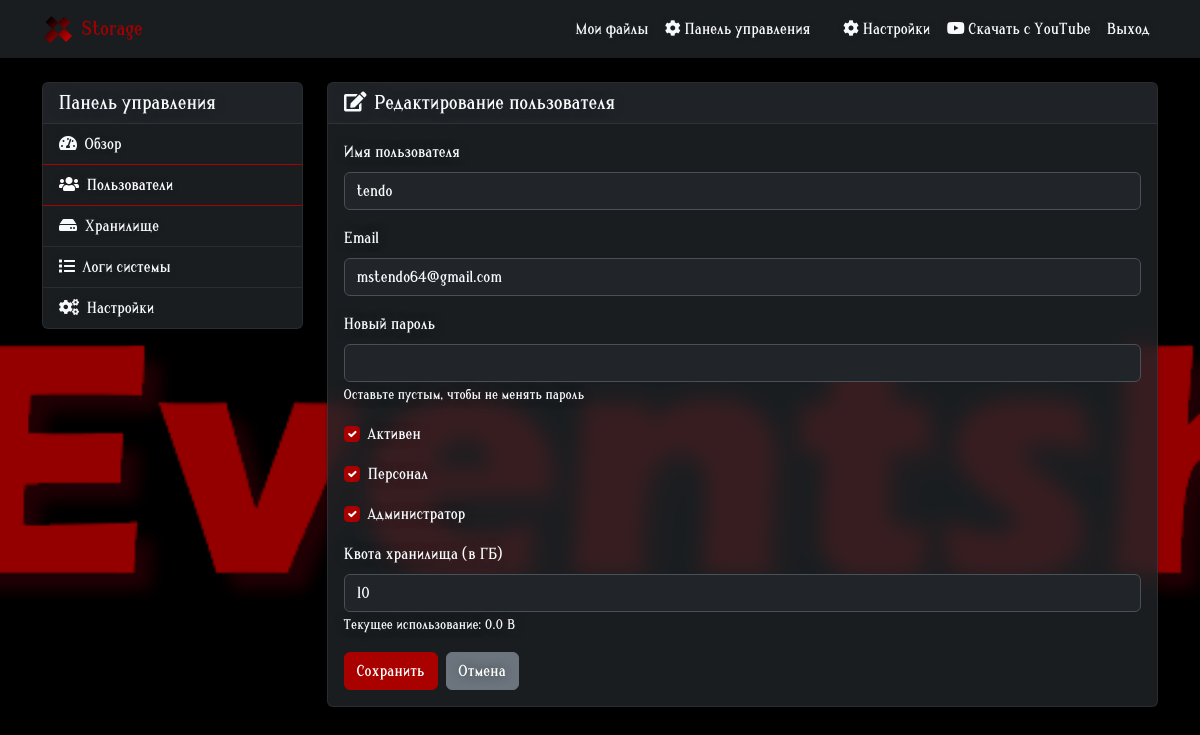
Page /esadmin/users/2/edit/ (signed in) on the committed database.
### eventshock_auth/models.py (models this page shows, shortened)
class SystemSettings(models.Model):
    site_name = models.CharField(max_length=100, default='eStorage')
    site_logo = models.ImageField(upload_to='system/logo/', null=True, blank=True)
    site_name_color = models.CharField(max_length=7, default='#ffffff', help_text='HEX color code')
    class Meta:
        verbose_name = 'System Settings'
        verbose_name_plural = 'System Settings'
    @classmethod
    def get_settings(cls):
        settings, _ = cls.objects.get_or_create(pk=1)
        return settings

class UserProfile(models.Model):
    user = models.OneToOneField(User, on_delete=models.CASCADE)
    is_oauth_user = models.BooleanField(default=False)
    avatar = models.ImageField(upload_to='avatars/', null=True, blank=True)
    theme = models.CharField(max_length=20, choices=[
        ('light', 'Светлая'),
        ('dark', 'Темная'),
        ('auto', 'Системная')
    ], default='light')
    language = models.CharField(max_length=2, default='ru', choices=[
        ('ru', 'Русский'),
        ('en', 'English'),
        ('ja', '日本語')
    ])
    developer_mode = models.BooleanField(default=False)
    storage_quota = models.BigIntegerField(default=10737418240)  # 10 GB в айтах
    background_image = models.ImageField(upload_to='backgrounds/', null=True, blank=True)
    accent_color = models.CharField(max_length=7, default='#0d6efd',  # Bootstrap primary color
                                  help_text='HEX color code')
    navbar_opacity = models.FloatField(default=1.0)  # Прозрачность навбара
    container_opacity = models.FloatField(default=1.0)  # Прозрачность контейнера
    navbar_color = models.CharField(max_length=7, default='#212529')  # Цвет навбара
    container_color = models.CharField(max_length=7, default='#f8f9fa')  # Цвет контейнеров
    custom_text_color = models.BooleanField(default=False)
    text_color = models.CharField(max_length=7, default='#000000',
                                help_text='HEX color code')
    custom_font = models.FileField(
        upload_to='fonts/',
        null=True,
        blank=True,
        help_text='Поддерживаемые форматы: .ttf, .otf, .woff, .woff2'
    )
    font_family_name = models.CharField(
        max_length=100,
        null=True,
        blank=True,
        help_text='Название шрифта для CSS'
    )
    font_format = models.CharField(
        max_length=20,
        null=True,
        blank=True,
        help_text='Формат шрифта для CSS (truetype, opentype, woff, woff2)'
    )
    def get_used_storage(self):
        from django.db.models import Sum
        from storage.models import UserFile
        total = UserFile.objects.filter(user=self.user).aggregate(
            total=Sum('file_size'))['total'] or 0
        return total
    def format_size(self, size):
        for unit in ['B', 'KB', 'MB', 'GB', 'TB']:
            if size < 1024:
                return f"{size:.1f} {unit}"
            size /= 1024
    def get_used_storage_formatted(self):
        return self.format_size(self.get_used_storage())
    def accent_color_rgb(self):
        color = self.accent_color.lstrip('#')
        return f"{int(color[:2], 16)}, {int(color[2:4], 16)}, {int(color[4:], 16)}"
    def accent_color_darker(self):
        color = self.accent_color.lstrip('#')
        r = max(int(color[:2], 16) - 30, 0)
        g = max(int(color[2:4], 16) - 30, 0)
        b = max(int(color[4:], 16) - 30, 0)
        return f"#{r:02x}{g:02x}{b:02x}"

### eventshock_auth/admin/views.py (the view, shortened to what this page needs)
# urls.py: path('users/<int:user_id>/edit/', views.user_edit, name='user_edit'),
@user_passes_test(is_superuser)
def user_edit(request, user_id):
    user = get_object_or_404(User, id=user_id)
    return render(request, 'eventshock_auth/admin/user_edit.html', {
        'active_tab': 'users',
        'user_data': user
    })

### eventshock_auth/admin/views.py (called while the page is built)
def is_superuser(user):
    return user.is_superuser

### eventshock_auth/templatetags/admin_filters.py (called while the page is built)
@register.filter
def filesizeformat_gb(bytes):
    try:
        gb = int(bytes) / (1024 * 1024 * 1024)
        return int(gb)  # Округляем до целого числа
    except (ValueError, TypeError):
        return 10  # Значение по умолчанию - 10 ГБ

### utils/context_processors.py (called while the page is built)
def language_processor(request):
    current_lang = request.LANGUAGE_CODE
    languages = get_available_languages()
    translations = load_language(current_lang)
    return {
        'available_languages': languages,
        'current_language': current_lang,
        't': translations['translations']  # Для удобного доступа к переводам в шаблонах
    }

def system_settings(request):
    return {
        'system_settings': SystemSettings.get_settings()
    }

### utils/localization.py (called while the page is built)
def load_language(lang_code):
    lang_file = os.path.join(settings.BASE_DIR, 'lang', f'{lang_code}.json')
    try:
        with open(lang_file, 'r', encoding='utf-8') as f:
            return json.load(f)
    except FileNotFoundError:
        with open(os.path.join(settings.BASE_DIR, 'lang', 'en.json'), 'r', encoding='utf-8') as f:
            return json.load(f)

def get_available_languages():
    lang_dir = os.path.join(settings.BASE_DIR, 'lang')
    languages = []
    for file in os.listdir(lang_dir):
        if file.endswith('.json'):
            with open(os.path.join(lang_dir, file), 'r', encoding='utf-8') as f:
                lang_data = json.load(f)
                languages.append({
                    'id': lang_data['id'],
                    'name': lang_data['name']
                })
    return languages

### templates/eventshock_auth/admin/user_edit.html (shortened to what this page needs)
{% extends 'eventshock_auth/admin/base.html' %}
{% load admin_filters %}
{% block admin_content %}
<div class="card">
    <div class="card-header">
        <h5 class="mb-0"><i class="fas fa-edit me-2"></i>Редактирование пользователя</h5>
    </div>
    <div class="card-body">
        <form method="post">
            <div class="mb-3">
                <label class="form-label">Имя пользователя</label>
                <input type="text" class="form-control" name="username" value="{{ user_data.username }}" required>
            </div>
            <div class="mb-3">
                <label class="form-label">Email</label>
                <input type="email" class="form-control" name="email" value="{{ user_data.email }}" required>
            </div>
            <div class="mb-3">
                <label class="form-label">Новый пароль</label>
                <input type="password" class="form-control" name="new_password">
                <small class="text-muted">Оставьте пустым, чтобы не менять пароль</small>
            </div>
            <div class="mb-3">
                <div class="form-check">
                    <input type="checkbox" class="form-check-input" name="is_active" id="is_active"
                           {% if user_data.is_active %}checked{% endif %}>
                    <label class="form-check-label" for="is_active">Активен</label>
                </div>
            </div>
            <div class="mb-3">
                <div class="form-check">
                    <input type="checkbox" class="form-check-input" name="is_staff" id="is_staff"
                           {% if user_data.is_staff %}checked{% endif %}>
                    <label class="form-check-label" for="is_staff">Персонал</label>
                </div>
            </div>
            <div class="mb-3">
                <div class="form-check">
                    <input type="checkbox" class="form-check-input" name="is_superuser" id="is_superuser"
                           {% if user_data.is_superuser %}checked{% endif %}
                           {% if user_data.id == request.user.id %}disabled{% endif %}>
                    <label class="form-check-label" for="is_superuser">Администратор</label>
                </div>
            </div>
            <div class="mb-3">
                <label class="form-label">Квота хранилища (в ГБ)</label>
                <input type="number" class="form-control" name="storage_quota"
                       value="{{ user_data.userprofile.storage_quota|filesizeformat_gb }}"
                       min="1" step="1">
                <small class="text-muted">Текущее использование: {{ user_data.userprofile.get_used_storage_formatted }}</small>
            </div>
            <div class="d-flex gap-2">
                <button type="submit" class="btn btn-primary">Сохранить</button>
                <a href="{% url 'esadmin:user_detail' user_data.id %}" class="btn btn-secondary">Отмена</a>
            </div>
        </form>
    </div>
</div>
{% endblock %}

### templates/base.html (shortened to what this page needs)
<!DOCTYPE html>
<html lang="ru" data-bs-theme="{{ user.userprofile.theme }}">
<head>
    <link href="https://cdn.jsdelivr.net/npm/bootstrap@5.3.0/dist/css/bootstrap.min.css" rel="stylesheet">
    <link rel="stylesheet" href="https://cdnjs.cloudflare.com/ajax/libs/font-awesome/6.0.0/css/all.min.css">
    <link href="https://vjs.zencdn.net/7.20.3/video-js.css" rel="stylesheet" />
    <link href="https://cdn.jsdelivr.net/npm/plyr@3.7.8/dist/plyr.css" rel="stylesheet" />
    <link href="https://cdnjs.cloudflare.com/ajax/libs/medium-zoom/1.0.6/medium-zoom.min.css" rel="stylesheet">
    <link rel="stylesheet" href="https://cdnjs.cloudflare.com/ajax/libs/font-awesome/5.15.4/css/all.min.css">
</head>
<body>
    <nav class="navbar navbar-expand-lg">
        <div class="container">
            <a class="navbar-brand d-flex align-items-center" href="/">
                {% if system_settings.site_logo %}
                    <img src="{{ system_settings.site_logo.url }}" alt="Logo"
                         class="me-2" style="height: 32px;">
                {% endif %}
                <span style="color: {{ system_settings.site_name_color }}">
                    {{ system_settings.site_name }}
                </span>
            </a>
            <div class="collapse navbar-collapse" id="navbarNav">
                <ul class="navbar-nav ms-auto">
                    {% if user.is_authenticated %}
                        <li class="nav-item">
                            <a class="nav-link" href="{% url 'dashboard' %}">{{ t.storage.my_files }}</a>
                        </li>
                        {% if user.is_superuser %}
                        <li class="nav-item">
                            <a class="nav-link" href="{% url 'esadmin:dashboard' %}">
                                <i class="fas fa-cog"></i> {{ t.admin.dashboard }}
                            </a>
                        </li>
                        {% endif %}
                        <li class="nav-item">
                            <a class="nav-link" href="{% url 'manage_accounts' %}">{{ t.settings.linked_accounts }}</a>
                        </li>
                        <li class="nav-item">
                            <a class="nav-link" href="{% url 'settings_profile' %}">
                                <i class="fas fa-cog"></i> {{ t.settings.settings }}
                            </a>
                        </li>
                        <li class="nav-item">
                            <a class="nav-link" href="{% url 'youtube_download' %}">
                                <i class="fab fa-youtube"></i> {{ t.storage.youtube_download }}
                            </a>
                        </li>
                        <li class="nav-item">
                            <a class="nav-link" href="{% url 'logout' %}">{{ t.auth.logout }}</a>
                        </li>
                    {% endif %}
                </ul>
            </div>
        </div>
    </nav>
    <div class="container mt-4">
        <div class="content-container">
            {% block content %}
            {% endblock %}
        </div>
    </div>
</body>
</html>

### templates/base.html (style rules this page uses)
:root { --bs-body-bg: #f8f9fa; --bs-body-color: #212529; --bs-primary: #0d6efd; --bs-link-color: #0d6efd; --bs-link-hover-color: #0d6efd; --bs-navbar-color: #212529; --bs-container-color: #f8f9fa; }
[data-bs-theme="dark"] { --bs-body-bg: #212529; --bs-body-color: #f8f9fa; --bs-border-color: #495057; }
.navbar { background: rgba(var(--bs-body-bg-rgb), 0.5) !important; backdrop-filter: blur(10px); z-index: 8500 !important; }
body { position: relative; }
.card *, .navbar *, .modal * { color: inherit; }
.nav-link { color: var(--bs-body-color) !important; }
.navbar-nav .nav-link { color: var(--bs-body-color) !important; text-shadow: 0 0 10px rgba(var(--bs-body-bg-rgb), 0.5); }
[data-bs-theme="dark"] { --text-color: #f8f9fa; }
.nav-link, .list-group-item, .navbar-nav .nav-link, h1, h2, h3, h4, h5, h6, .text-muted { color: var(--text-color) !important; }
.navbar-nav .nav-link, .settings-nav .nav-link, .list-group-item { text-shadow: 0 0 5px rgba(var(--bs-body-bg-rgb), 0.5); }
body > *:not(.card):not(.navbar):not(.modal):not(script):not(style) { color: var(--adaptive-text-color, var(--bs-body-color)); transition: color 0.3s ease; }
.transparent-text { text-shadow: 0 0 10px rgba(var(--bs-body-bg-rgb), 0.5); }
[data-bs-theme="dark"] .input-group .form-control, [data-bs-theme="dark"] .input-group .input-group-text, [data-bs-theme="dark"] .form-control:disabled, [data-bs-theme="dark"] .form-control[readonly], [data-bs-theme="dark"] .form-control, [data-bs-theme="dark"] input[readonly], [data-bs-theme="dark"] textarea[readonly], [data-bs-theme="dark"] .form-select { background-color: var(--bs-dark) !important; color: var(--bs-light) !important; border-color: var(--bs-gray-700) !important; }

### rows in the picture
SystemSettings: site_logo (picture), site_name "Storage"

### other values in the picture
{{ t.storage.my_files }} "Мои файлы"
{{ t.admin.dashboard }} "Панель управления"
{{ t.settings.settings }} "Настройки"
{{ t.storage.youtube_download }} "Скачать с YouTube"
{{ t.auth.logout }} "Выход"
{{ user_data.userprofile.get_used_storage_formatted }} "0.0 B"
